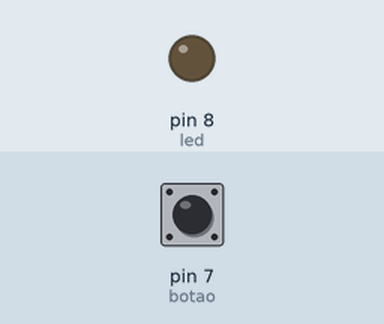
Simulated run of this sketch. Board: Arduino Uno, built with avr-gcc and run on an emulated ATmega328P. Parts: output pins drawn as LEDs (lit = HIGH). Dashed ring = blinking. The inputs (shaded band) are chosen by the test bench; at power-on: pin 7 (botao) LOW.

Above: at 1.2 s.
1.3 s: pin 7 (botao) pulled HIGH for 3.2 s
At 2.1 s:
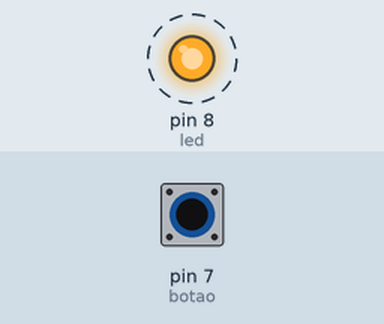
6.0 s: pin 7 (botao) pulled HIGH for 0.15 s
At 7.0 s:
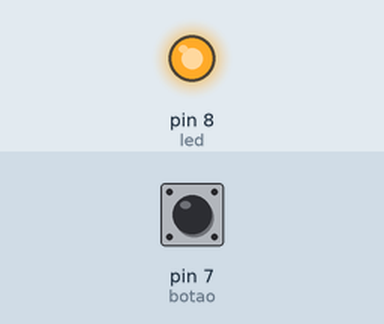
7.6 s: pin 7 (botao) pulled HIGH for 1 s
At 8.2 s:
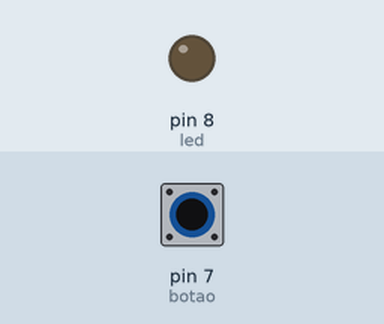
Timing chart, 0 to 10.6 s (numbered marks = the images above; inputs shaded):
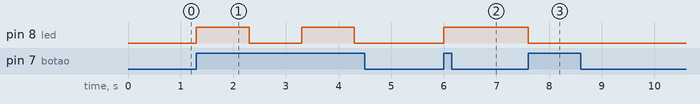

Measured:
- after the input at 1.3 s, pin 8 (led): alternates HIGH for 1.0 s and LOW for 1.0 s, starting at once
- after the input at 6.0 s, pin 8 (led): LOW → HIGH at once
- after the input at 7.6 s, pin 8 (led): HIGH → LOW at once

The sketch:

interruptor.ino
```cpp
// C++ code
//
int led = 8;
int botao = 7;

int estadobotao = 0;
int estadoled = 0;
void setup()
{
  pinMode(led, OUTPUT);
  pinMode (botao, INPUT);
}

void loop()
{
  estadobotao = digitalRead(botao);


  if (estadobotao != 0)
  {
    estadoled = 1 - estadoled;
    digitalWrite(led, estadoled);

    delay(1000);
  }
}
```
